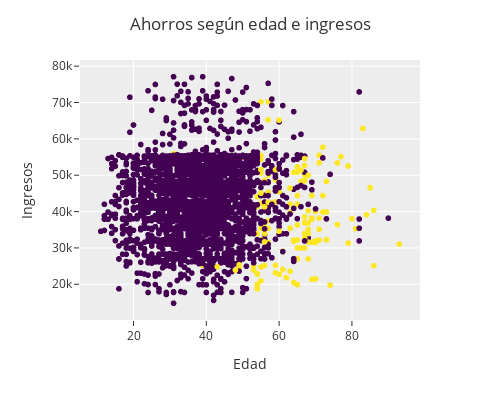

Notebook source saved alongside this figure:
### Markdown cell above
##### **2.7. Gráfico de ahorros según edad e ingresos**

### Code cell
fig = px.scatter(df_customers, x="age", y="income", color="Pension", color_continuous_scale="Viridis")
fig.update_layout(
    coloraxis_showscale=False,
    title="Ahorros según edad e ingresos",
    autosize=False,
    width=500,
    height=400,
    xaxis_title="Edad",
    yaxis_title="Ingresos",
    template="ggplot2",
)
fig.show()

### Figure 1 — Plotly figure (JSON) as saved in the notebook; plotly's stock layout.template omitted (floating-point values rounded to 4 significant figures; data arrays with more than 128 entries replaced by an {"elided": "..."} marker saying what was removed)
{"data": [{"hovertemplate": "age=%{x}<br>income=%{y}<br>Pension=%{marker.color}<extra></extra>", "legendgroup": "", "marker": {"color": {"elided": "2756 int values"}, "coloraxis": "coloraxis", "symbol": "circle"}, "mode": "markers", "name": "", "showlegend": false, "type": "scattergl", "x": {"elided": "2756 int values"}, "xaxis": "x", "y": {"elided": "2756 int values"}, "yaxis": "y"}], "layout": {"autosize": false, "coloraxis": {"colorbar": {"title": {"text": "Pension"}}, "colorscale": [[0, "#440154"], [0.1111, "#482878"], [0.2222, "#3e4989"], [0.3333, "#31688e"], [0.4444, "#26828e"], [0.5556, "#1f9e89"], [0.6667, "#35b779"], [0.7778, "#6ece58"], [0.8889, "#b5de2b"], [1, "#fde725"]], "showscale": false}, "height": 400, "legend": {"tracegroupgap": 0}, "margin": {"t": 60}, "title": {"text": "Ahorros según edad e ingresos"}, "width": 500, "xaxis": {"anchor": "y", "domain": [0, 1], "title": {"text": "Edad"}}, "yaxis": {"anchor": "x", "domain": [0, 1], "title": {"text": "Ingresos"}}}}
